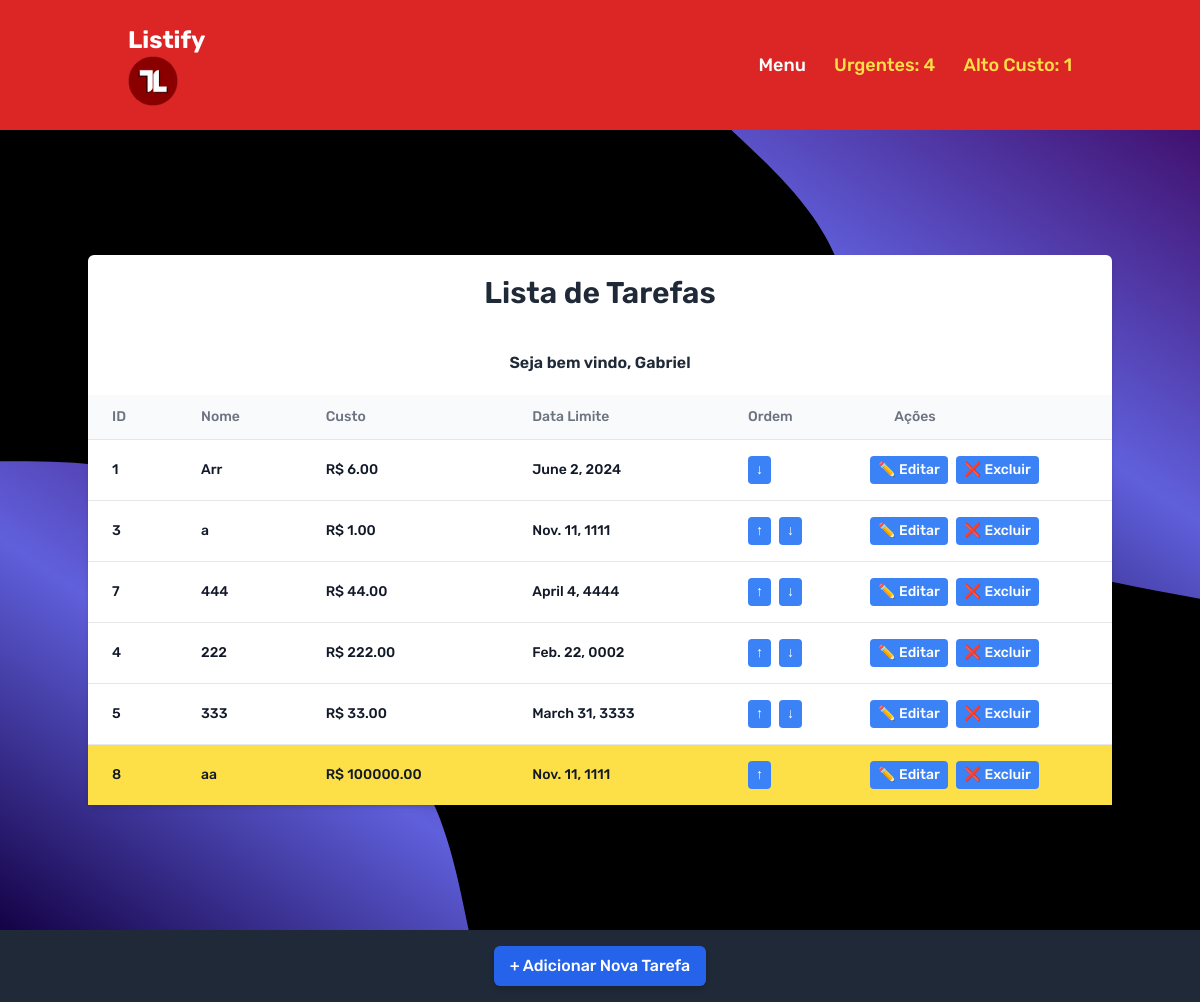
The page /tarefas/ (signed in) on the database its author committed.
### App/models.py (models this page shows, shortened)
class Usuario(models.Model):
    nome = models.CharField(max_length=255)
    email = models.EmailField(unique=True)
    senha = models.CharField(max_length=255)

class Tarefas(models.Model):
    usuario = models.ForeignKey(Usuario, on_delete=models.CASCADE)
    nome = models.CharField(max_length=255, unique=True)
    custo = models.DecimalField(max_digits=10, decimal_places=2)
    data_limite = models.DateField()
    ordem_apresentacao = models.IntegerField(unique=True)

### App/views.py (the view)
# urls.py: path("tarefas/", views.index, name="index"),
def index(request):
    if 'email' not in request.session:
        messages.error(request, "Você precisa estar logado para acessar esta página.")
        return redirect('login')
    usuario_email = request.session['email']
    usuario = Usuario.objects.get(email=usuario_email)
    tarefas = Tarefas.objects.filter(usuario=usuario).order_by('ordem_apresentacao')
    data_limite_urgente = timezone.now() + timedelta(days=3)
    tarefas_urgentes = tarefas.filter(data_limite__lte=data_limite_urgente)
    tarefas_alto_custo = tarefas.filter(custo__gte=1000)
    tarefas_campos = []
    for index, tarefa in enumerate(tarefas):
        anterior = tarefas[index - 1] if index > 0 else None
        proxima = tarefas[index + 1] if index < len(tarefas) - 1 else None
        tarefas_campos.append({
            'tarefa': tarefa,
            'anterior': anterior,
            'proxima': proxima,
        })
    return render(request, 'lista-tarefas.html', {
        'usuario': usuario,
        'tarefas_campos': tarefas_campos,
        'tarefas_urgentes_count': tarefas_urgentes.count(),
        'tarefas_alto_custo_count': tarefas_alto_custo.count(),
    })

### App/templates/lista-tarefas.html (shortened to what this page needs)
{% extends 'base.html' %}
{% block conteudo %}
<main>
    <div class="flex-grow max-w-5xl mx-auto bg-white shadow-md rounded-md">
        <h2 class="text-3xl font-semibold text-gray-800 text-center p-5">Lista de Tarefas</h2>
        <h5 class="text-1xl font-semibold text-gray-800 text-center p-5">Seja bem vindo, {{ usuario.nome }}</h5>
        <table class="min-w-full divide-y divide-gray-200">
            <thead class="bg-gray-50">
                <tr>
                    <th class="px-6 py-3 text-left text-sm font-medium text-gray-500">ID</th>
                    <th class="px-6 py-3 text-left text-sm font-medium text-gray-500">Nome</th>
                    <th class="px-6 py-3 text-left text-sm font-medium text-gray-500">Custo</th>
                    <th class="px-6 py-3 text-left text-sm font-medium text-gray-500">Data Limite</th>
                    <th class="px-6 py-3 text-left text-sm font-medium text-gray-500">Ordem</th>
                    <th class="px-6 py-3 text-left text-sm font-medium text-gray-500">Ações</th>
                </tr>
            </thead>
            <tbody class="bg-white divide-y divide-gray-200">
                {% for campo in tarefas_campos %}
                <tr class="{% if campo.tarefa.custo >= 1000 %}bg-yellow-300{% else %}bg-white{% endif %}">
                    <td class="px-6 py-4 whitespace-nowrap text-sm text-gray-900">{{ campo.tarefa.id }}</td>
                    <td class="px-6 py-4 whitespace-nowrap text-sm text-gray-900">{{ campo.tarefa.nome }}</td>
                    <td class="px-6 py-4 whitespace-nowrap text-sm text-gray-900">R$ {{ campo.tarefa.custo }}</td>
                    <td class="px-6 py-4 whitespace-nowrap text-sm text-gray-900">{{ campo.tarefa.data_limite }}</td>
                    <td class="px-6 py-4 whitespace-nowrap text-sm">
                        <div class="flex space-x-2">
                            {% if campo.anterior %}
                            <form method="POST" action="{% url 'mover-tarefa' %}">
                                <button type="submit" class="bg-blue-500 text-white px-2 py-1 rounded hover:bg-blue-700">↑</button>
                            </form>
                            {% endif %}
                            {% if campo.proxima %}
                            <form method="POST" action="{% url 'mover-tarefa' %}">
                                <button type="submit" class="bg-blue-500 text-white px-2 py-1 rounded hover:bg-blue-700">↓</button>
                            </form>
                            {% endif %}
                        </div>
                     <td class="py-4 whitespace-nowrap text-sm">
                        <div class="flex space-x-2">
                            <a href="{% url 'editar-tarefa' campo.tarefa.id %}"
                                class="bg-blue-500 text-white px-2 py-1 rounded hover:bg-blue-700">
                                ✏️ Editar
                            </a>
                            <a href="{% url 'excluir-tarefa' campo.tarefa.id %}"
                                class="bg-blue-500 text-white px-2 py-1 rounded hover:bg-blue-700">
                                ❌ Excluir
                            </a>
                        </div>
                     </td>
                    </td>
                </tr>
                {% endfor %}
            </tbody>
        </table>
    </div>
</main>
{% endblock %}

### App/templates/base.html (shortened to what this page needs)
{% load static %}
<!doctype html>
<html lang="pt-br">
    <link rel="stylesheet" href="{% static 'style.css' %}">
    <script src="https://cdn.tailwindcss.com"></script>
</head>
<body class="bg-gray-100">
<header>
    <nav class="bg-red-600 text-white p-6">
        <div class="container mx-auto flex items-center justify-between px-10">
            <a href="{% url 'home' %}" class="text-2xl font-bold">
                Listify
                <img src="{% static 'Listify-logo.png' %}" alt="Logo Listify" style="width: 50px;">
            </a>
            <div class="space-x-6 text-lg relative">
                <div class="relative inline-block text-left group">
                    <button class="hover:text-yellow-300 focus:outline-none">
                        Menu
                    </button>
                </div>
                <span class="text-yellow-300">
                    Urgentes: {{ tarefas_urgentes_count }}
                </span>
                <span class="ml-4 text-yellow-300">
                    Alto Custo: {{ tarefas_alto_custo_count }}
                </span>
            </div>
        </div>
    </nav>
</header>
    {% block conteudo %}
    {% endblock %}
    {% if request.session.email %}
        <footer class="bg-gray-800 text-white py-4">
            <div class="container mx-auto text-center">
                <a href="{% url 'criar-tarefa' %}" class="bg-blue-600 hover:bg-blue-500 text-white py-2 px-4 rounded-md shadow-md inline-block">
                    + Adicionar Nova Tarefa
                </a>
            </div>
        </footer>
    {% endif %}
</body>
</html>

### App/static/style.css (style rules this page uses)
* { margin: 0; padding: 0; box-sizing: border-box; font-family: "Rubik", sans-serif; font-optical-sizing: auto; font-weight: 500; font-style: normal; }
html, body { height: 100%; display: block; width: 100%; height: 100vh; }

### rows shown on the page
Usuario: nome "Gabriel"
Tarefas: tarefa.id "1", tarefa.nome "Arr", tarefa.custo "6.00", tarefa.data_limite "June 2, 2024"
Tarefas: tarefa.id "3", tarefa.nome "a", tarefa.custo "1.00", tarefa.data_limite "Nov. 11, 1111"
Tarefas: tarefa.id "7", tarefa.nome "444", tarefa.custo "44.00", tarefa.data_limite "April 4, 4444"
Tarefas: tarefa.id "4", tarefa.nome "222", tarefa.custo "222.00", tarefa.data_limite "Feb. 22, 0002"
Tarefas: tarefa.id "5", tarefa.nome "333", tarefa.custo "33.00", tarefa.data_limite "March 31, 3333"
Tarefas: tarefa.id "8", tarefa.nome "aa", tarefa.custo "100000.00", tarefa.data_limite "Nov. 11, 1111"

### other values the page prints
{{ tarefas_urgentes_count }} "4"
{{ tarefas_alto_custo_count }} "1"
